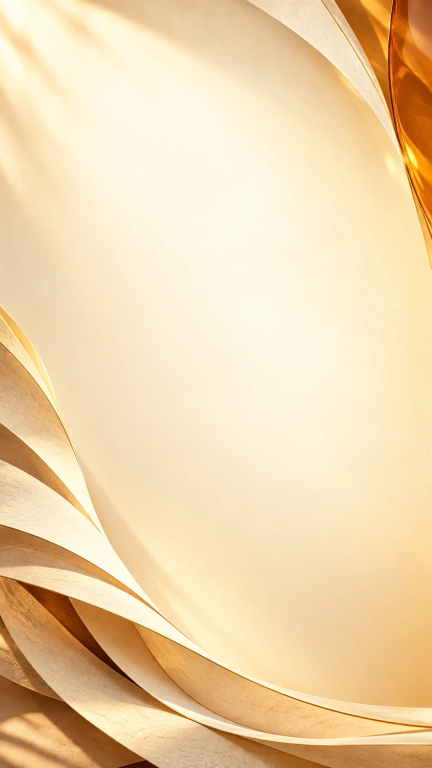
#> input picture output/launch-reel/references/ui-stage-tablet.webp, 864 x 1536 px (shown at 1/2 size)
$ python -i render_product_ad.py   (imports and definitions only)
#> lines starting #> are read from the running program, lines starting #| are printed output that depends on the picture
### output/launch-reel/render_reel.py
"""Render the 24-second launch edit; all speech/music comes from Flow clips."""
from pathlib import Path
import argparse
import json
import math
import subprocess
import numpy as np
from PIL import Image, ImageDraw, ImageFont, ImageFilter
from moviepy import VideoFileClip, VideoClip, concatenate_audioclips

ROOT = Path(__file__).parent
W, H, FPS = 1080, 1920, 30
INK = '#38291E'
CREAM = '#FFF7ED'
SAFFRON = '#D85A27'
FONTS = Path('C:/Windows/Fonts')


def font(size, bold=False, serif=False):
    return ImageFont.truetype(str(FONTS / ('georgiab.ttf' if serif and bold else 'georgia.ttf' if serif else 'segoeuib.ttf' if bold else 'segoeui.ttf')), size)


def smooth(x):
    x = min(1., max(0., x))
    return x*x*(3-2*x)


def text(im, value, xy, size=60, color=INK, bold=False, serif=False, anchor=None):
    ImageDraw.Draw(im).text(xy, value, fill=color, font=font(size, bold, serif), anchor=anchor, spacing=12)


def centre(im, value, y, size=60, **kw):
    text(im, value, (W//2, y), size=size, anchor='mt', **kw)


# [7 lines left out: function eyebrow, not called in this run]


def fit(im, width, height):
    return im.resize((width,height),Image.Resampling.LANCZOS) if im.size == (width,height) else __import__('PIL.ImageOps',fromlist=['contain']).contain(im,(width,height),Image.Resampling.LANCZOS)


def phone(name):
    # The screenshot is kept proportional and unchanged inside a neutral device frame.
    sw, sh, bezel = 594, 1240, 19
    im = Image.new('RGBA',(sw+bezel*2+80, sh+bezel*2+80))
    d = ImageDraw.Draw(im)
    d.rounded_rectangle((41,46,sw+bezel*2+39,sh+bezel*2+44),radius=73,fill=(40,28,20,75))
    shadow=im.filter(ImageFilter.GaussianBlur(22))
    d=ImageDraw.Draw(shadow)
    box=(40,25,sw+bezel*2+40,sh+bezel*2+25)
    d.rounded_rectangle(box,radius=66,fill='#302A24',outline='#97816C',width=3)
    screen=Image.new('RGB',(sw,sh),CREAM)
    shot=Image.open(ROOT/'assets'/f'{name}.png').convert('RGB')
    shot=fit(shot,sw,sh)
    screen.paste(shot,((sw-shot.width)//2,(sh-shot.height)//2))
    mask=Image.new('L',(sw,sh));ImageDraw.Draw(mask).rounded_rectangle((0,0,sw,sh),radius=46,fill=255)
    shadow.paste(screen,(40+bezel,25+bezel),mask)
    return shadow


# [106 lines left out: functions caption, build, not called in this run]


# [3 lines that do not run on import are left out]

### output/launch-reel/render_product_ad.py
"""Product-only, 24-second Sanskritam launch advertisement."""
from pathlib import Path
import argparse, math, subprocess, json
import numpy as np
from PIL import Image, ImageDraw, ImageFont, ImageFilter
from moviepy import VideoClip, AudioFileClip, concatenate_audioclips
from render_reel import phone

ROOT=Path(__file__).parent
REPO=ROOT.parent.parent
W,H,FPS=1080,1920,30
CREAM='#FFF6E9'; INK='#2D2019'; ORANGE='#E8642B'; GOLD='#DFB887'
NUNITO=REPO/'mobile/node_modules/@expo-google-fonts/nunito'

def font(n,bold=False):
    weight='800ExtraBold' if bold else '600SemiBold'
    return ImageFont.truetype(str(NUNITO/weight/f'Nunito_{weight}.ttf'),n)

def ease(x):
    x=max(0,min(1,x));return 1-(1-x)**3

def mix(a,b,u):return a+(b-a)*u

# [16 lines left out: functions label, words, badge, not called in this run]

def main(paths,stills=False,visuals_only=False):
#> called with paths = 'references/ui-stage-tablet.webp', stills = False, visuals_only = False
    stage=Image.open(ROOT/'references/ui-stage-tablet.webp').convert('RGB').resize((W,H),Image.Resampling.LANCZOS)
    dark=Image.new('RGB',(W,H),INK)
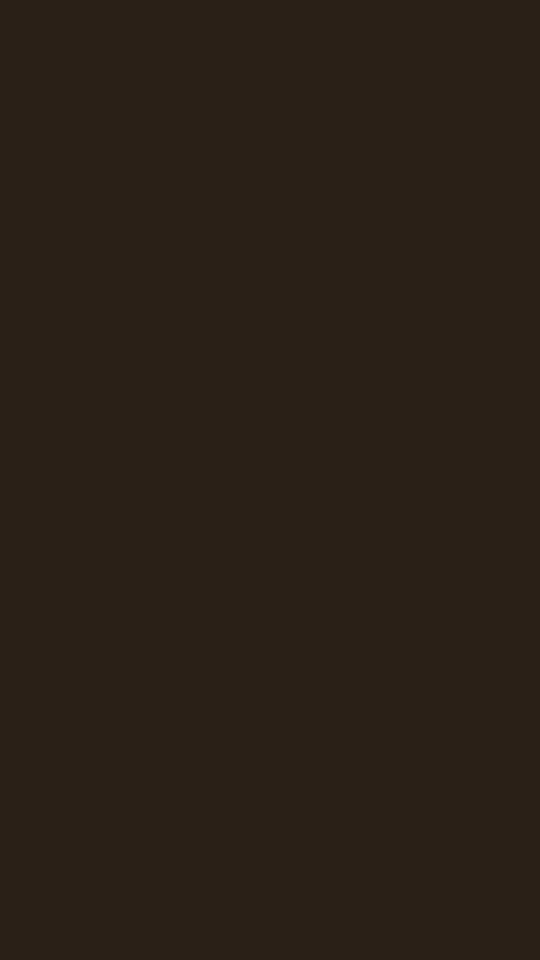
#> dark: PIL image 1080x1920 RGB (shown at 1/2 size); mean R, G, B 45, 32, 25
    # Restrained oversized rings provide depth on the dark product stages.
    ring=Image.new('RGBA',(W,H));rd=ImageDraw.Draw(ring)
#> after `ring = Image.new('RGBA', (W, H))`: ring: PIL image 1080x1920 RGBA; every value is 0
    for x,y,r in [(950,480,690),(-50,1460,790)]:
        rd.ellipse((x-r,y-r,x+r,y+r),outline=(223,184,135,26),width=2)
        rd.ellipse((x-r+40,y-r+40,x+r-40,y+r-40),outline=(223,184,135,13),width=1)
    dark=dark.convert('RGBA');dark.alpha_composite(ring)
    phones={k:phone(k) for k in ['reader','story','letters','sounds']}
#> in phone, `im = Image.new('RGBA',(sw+bezel*2+80, sh+bezel*2+80))`: im: PIL image 712x1358 RGBA; every value is 0
#> in phone, `shadow=im.filter(ImageFilter.GaussianBlur(22))`:
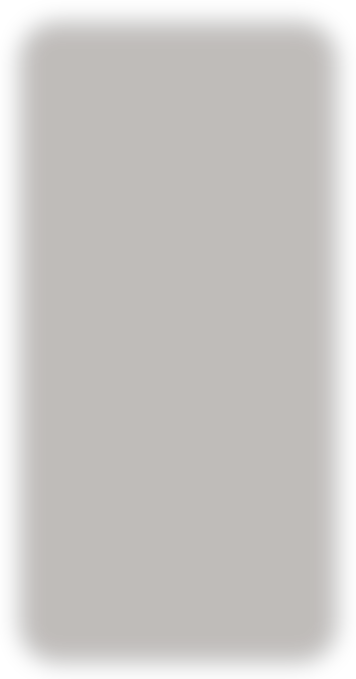
#> shadow: PIL image 712x1358 RGBA (shown at 1/2 size); mean R, G, B, A 33.1, 23.2, 16.6, 62.1; transparent parts drawn white
#> in phone, `screen=Image.new('RGB',(sw,sh),CREAM)`:
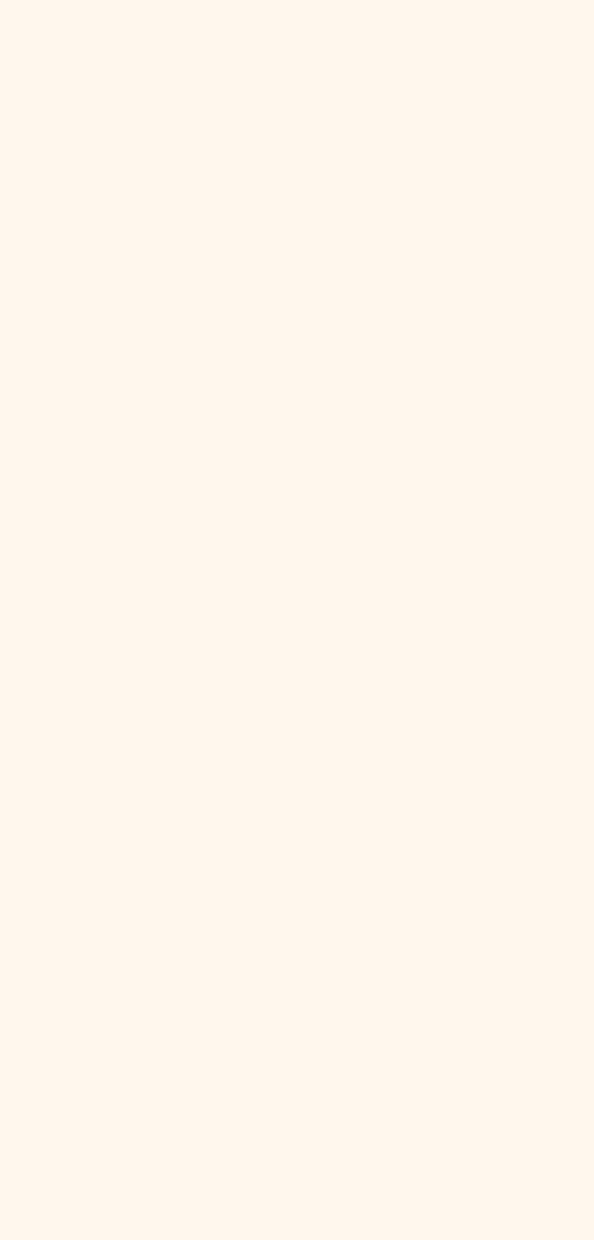
#> screen: PIL image 594x1240 RGB; mean R, G, B 255, 247, 237
    icon=Image.open(ROOT/'assets/icon.png').convert('RGBA').resize((220,220),Image.Resampling.LANCZOS)
    m=Image.new('L',icon.size);ImageDraw.Draw(m).rounded_rectangle((0,0,219,219),radius=49,fill=255);icon.putalpha(m)

    # [75 lines left out: functions add_phone, frame, not called in this run]

    previews=[.9,3.8,6.8,9.2,12.0,14.7,17.2,22]
    for t in previews:Image.fromarray(frame(t)).save(ROOT/f'product-preview-{t:04.1f}.jpg',quality=94)
    sheet=Image.new('RGB',(1080,960),'#201813')
    for i,t in enumerate([.9,3.8,9.2,12,14.7,22]):
        f=Image.fromarray(frame(t));f.thumbnail((270,480),Image.Resampling.LANCZOS)
        sheet.paste(f,((i%3)*360+45,(i//3)*480))
    sheet.save(ROOT/'product-direction.jpg',quality=95)
    Image.fromarray(frame(22)).save(ROOT/'cover-product.jpg',quality=95)
    if stills:return
    if visuals_only:
        edit=VideoClip(frame,duration=24)
        edit.write_videofile(str(ROOT/'product-picture-24s.mp4'),fps=FPS,codec='libx264',audio=False,preset='fast',threads=6,ffmpeg_params=['-crf','18','-pix_fmt','yuv420p','-movflags','+faststart'],logger='bar')
        edit.close()
        return
    audios=[]
    for i,p in enumerate(paths):
        dest=ROOT/f'native-scene-{i}.wav'
        subprocess.run(['ffmpeg','-y','-v','error','-i',str(p),'-vn','-t','8','-af','loudnorm=I=-16:TP=-1.5:LRA=9,afade=t=in:st=0:d=0.008,afade=t=out:st=7.99:d=0.01','-ar','48000',str(dest)],check=True)
        audios.append(AudioFileClip(str(dest)).subclipped(0,8))
    audio=concatenate_audioclips(audios)
    edit=VideoClip(frame,duration=24).with_audio(audio)
    edit.write_videofile(str(ROOT/'Sanskritam-product-ad-24s.mp4'),fps=FPS,codec='libx264',audio_codec='aac',audio_bitrate='192k',preset='fast',threads=6,ffmpeg_params=['-crf','18','-pix_fmt','yuv420p','-movflags','+faststart'],logger='bar')
    edit.close()
    for a in audios:a.close()

# [4 lines not run here, left out]

#> (the run stopped early here; a loop or call above may not have finished)
